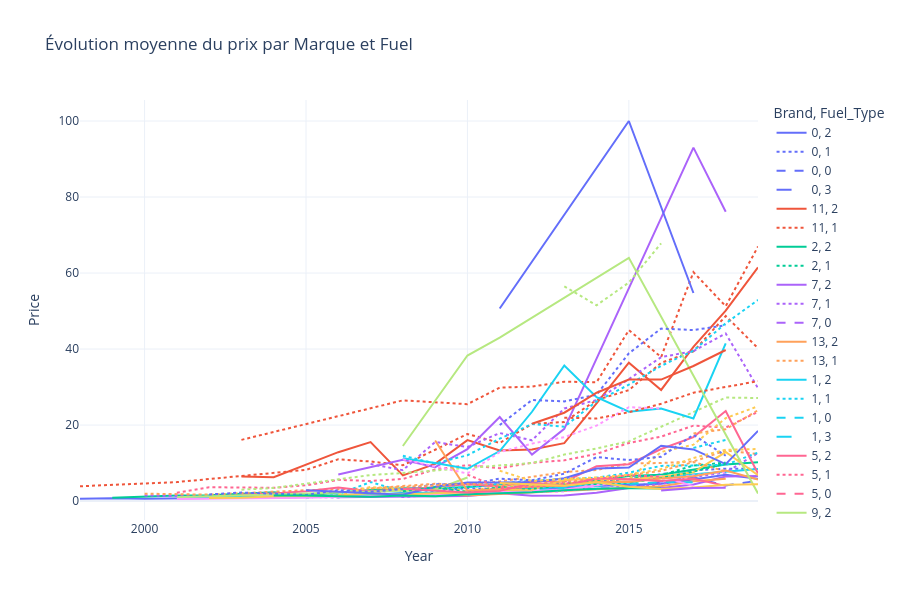

The notebook cell saved with this chart:
### Code cell
import plotly.express as px
df_grouped = df.groupby(
        ["Year", "Brand", "Fuel_Type"]
    )["Price"].mean().reset_index()

fig = px.line(
        df_grouped,
        x="Year",
        y="Price",
        color="Brand",
        line_dash="Fuel_Type",
        title="Évolution moyenne du prix par Marque et Fuel"
    )

fig.update_layout(
        template="plotly_white",
        height=600
    )

### Figure 1 — Plotly figure (JSON) as saved in the notebook; plotly's stock layout.template omitted (floating-point values rounded to 4 significant figures)
{"data": [{"hovertemplate": "Brand=0<br>Fuel_Type=2<br>Year=%{x}<br>Price=%{y}<extra></extra>", "legendgroup": "0, 2", "line": {"color": "#636efa", "dash": "solid"}, "marker": {"symbol": "circle"}, "mode": "lines", "name": "0, 2", "orientation": "v", "showlegend": true, "type": "scatter", "x": [1998, 1999, 2000, 2001, 2002, 2003, 2004, 2005, 2006, 2007, 2008, 2009, 2010, 2011, 2012, 2013, 2014, 2015, 2016, 2017, 2018, 2019], "xaxis": "x", "y": [0.61, 0.77, 0.625, 0.7, 0.81, 0.915, 1.075, 1.071, 1.471, 1.483, 2.151, 1.98, 2.277, 2.487, 3.348, 3.508, 3.97, 4.191, 4.588, 5.659, 6.957, 5.871], "yaxis": "y"}, {"hovertemplate": "Brand=0<br>Fuel_Type=1<br>Year=%{x}<br>Price=%{y}<extra></extra>", "legendgroup": "0, 1", "line": {"color": "#636efa", "dash": "dot"}, "marker": {"symbol": "circle"}, "mode": "lines", "name": "0, 1", "orientation": "v", "showlegend": true, "type": "scatter", "x": [2007, 2008, 2009, 2010, 2011, 2012, 2013, 2014, 2015, 2016, 2017, 2018, 2019], "xaxis": "x", "y": [2.583, 3.033, 2.661, 3.377, 3.198, 4.266, 4.894, 5.142, 5.755, 7.109, 8.099, 8.541, 8.537], "yaxis": "y"}, {"hovertemplate": "Brand=0<br>Fuel_Type=0<br>Year=%{x}<br>Price=%{y}<extra></extra>", "legendgroup": "0, 0", "line": {"color": "#636efa", "dash": "dash"}, "marker": {"symbol": "circle"}, "mode": "lines", "name": "0, 0", "orientation": "v", "showlegend": true, "type": "scatter", "x": [2008, 2010, 2011, 2012, 2013, 2014, 2015, 2016, 2017, 2018, 2019], "xaxis": "x", "y": [1.4, 1.75, 2.0, 2.443, 3.19, 3.248, 3.564, 5.127, 6.25, 4.082, 5.38], "yaxis": "y"}, {"hovertemplate": "Brand=0<br>Fuel_Type=3<br>Year=%{x}<br>Price=%{y}<extra></extra>", "legendgroup": "0, 3", "line": {"color": "#636efa", "dash": "longdash"}, "marker": {"symbol": "circle"}, "mode": "lines", "name": "0, 3", "orientation": "v", "showlegend": true, "type": "scatter", "x": [2007, 2008, 2010, 2012], "xaxis": "x", "y": [1.95, 1.45, 2.27, 3.025], "yaxis": "y"}, {"hovertemplate": "Brand=11<br>Fuel_Type=2<br>Year=%{x}<br>Price=%{y}<extra></extra>", "legendgroup": "11, 2", "line": {"color": "#EF553B", "dash": "solid"}, "marker": {"symbol": "circle"}, "mode": "lines", "name": "11, 2", "orientation": "v", "showlegend": true, "type": "scatter", "x": [2003, 2004, 2006, 2007, 2008, 2009, 2010, 2011, 2012, 2013, 2014, 2015, 2016, 2017, 2018, 2019], "xaxis": "x", "y": [6.5, 6.3, 12.87, 15.52, 6.75, 9.78, 16.04, 13.34, 13.58, 15.23, 25.71, 36.42, 29.24, 40.58, 50.13, 61.47], "yaxis": "y"}, {"hovertemplate": "Brand=11<br>Fuel_Type=1<br>Year=%{x}<br>Price=%{y}<extra></extra>", "legendgroup": "11, 1", "line": {"color": "#EF553B", "dash": "dot"}, "marker": {"symbol": "circle"}, "mode": "lines", "name": "11, 1", "orientation": "v", "showlegend": true, "type": "scatter", "x": [1998, 2001, 2005, 2006, 2007, 2008, 2009, 2010, 2011, 2012, 2013, 2014, 2015, 2016, 2017, 2018, 2019], "xaxis": "x", "y": [3.9, 5.0, 8.217, 10.99, 10.42, 9.43, 13.5, 17.66, 15.31, 20.29, 20.81, 26.6, 29.2, 36.37, 39.37, 48.68, 40.22], "yaxis": "y"}, {"hovertemplate": "Brand=2<br>Fuel_Type=2<br>Year=%{x}<br>Price=%{y}<extra></extra>", "legendgroup": "2, 2", "line": {"color": "#00cc96", "dash": "solid"}, "marker": {"symbol": "circle"}, "mode": "lines", "name": "2, 2", "orientation": "v", "showlegend": true, "type": "scatter", "x": [1999, 2001, 2002, 2004, 2005, 2006, 2007, 2008, 2009, 2010, 2011, 2012, 2013, 2014, 2015, 2016, 2017, 2018, 2019], "xaxis": "x", "y": [0.9, 1.45, 1.525, 2.31, 1.377, 2.252, 2.925, 3.396, 3.335, 3.69, 4.374, 4.486, 4.439, 5.503, 6.603, 6.936, 8.345, 9.597, 10.22], "yaxis": "y"}, {"hovertemplate": "Brand=2<br>Fuel_Type=1<br>Year=%{x}<br>Price=%{y}<extra></extra>", "legendgroup": "2, 1", "line": {"color": "#00cc96", "dash": "dot"}, "marker": {"symbol": "circle"}, "mode": "lines", "name": "2, 1", "orientation": "v", "showlegend": true, "type": "scatter", "x": [2013, 2014, 2015, 2016, 2017, 2018], "xaxis": "x", "y": [3.722, 5.209, 5.884, 6.797, 9.354, 10.12], "yaxis": "y"}, {"hovertemplate": "Brand=7<br>Fuel_Type=2<br>Year=%{x}<br>Price=%{y}<extra></extra>", "legendgroup": "7, 2", "line": {"color": "#ab63fa", "dash": "solid"}, "marker": {"symbol": "circle"}, "mode": "lines", "name": "7, 2", "orientation": "v", "showlegend": true, "type": "scatter", "x": [2006, 2007, 2008, 2010, 2011, 2012, 2013, 2014, 2015, 2016, 2017, 2018, 2019], "xaxis": "x", "y": [1.0, 1.1, 1.05, 1.316, 2.072, 1.403, 1.48, 2.177, 3.473, 3.444, 4.352, 6.46, 6.587], "yaxis": "y"}, {"hovertemplate": "Brand=7<br>Fuel_Type=1<br>Year=%{x}<br>Price=%{y}<extra></extra>", "legendgroup": "7, 1", "line": {"color": "#ab63fa", "dash": "dot"}, "marker": {"symbol": "circle"}, "mode": "lines", "name": "7, 1", "orientation": "v", "showlegend": true, "type": "scatter", "x": [2000, 2004, 2005, 2006, 2007, 2008, 2009, 2010, 2011, 2012, 2013, 2014, 2015, 2016, 2017, 2018, 2019], "xaxis": "x", "y": [1.5, 0.85, 1.133, 0.93, 2.65, 1.081, 1.674, 1.9, 2.416, 2.749, 2.981, 4.595, 3.499, 4.462, 6.345, 7.54, 12.66], "yaxis": "y"}, {"hovertemplate": "Brand=7<br>Fuel_Type=0<br>Year=%{x}<br>Price=%{y}<extra></extra>", "legendgroup": "7, 0", "line": {"color": "#ab63fa", "dash": "dash"}, "marker": {"symbol": "circle"}, "mode": "lines", "name": "7, 0", "orientation": "v", "showlegend": true, "type": "scatter", "x": [2014, 2015], "xaxis": "x", "y": [3.25, 3.25], "yaxis": "y"}, {"hovertemplate": "Brand=13<br>Fuel_Type=2<br>Year=%{x}<br>Price=%{y}<extra></extra>", "legendgroup": "13, 2", "line": {"color": "#FFA15A", "dash": "solid"}, "marker": {"symbol": "circle"}, "mode": "lines", "name": "13, 2", "orientation": "v", "showlegend": true, "type": "scatter", "x": [2008, 2010, 2016, 2017, 2018], "xaxis": "x", "y": [2.3, 1.5, 3.925, 5.197, 5.875], "yaxis": "y"}, {"hovertemplate": "Brand=13<br>Fuel_Type=1<br>Year=%{x}<br>Price=%{y}<extra></extra>", "legendgroup": "13, 1", "line": {"color": "#FFA15A", "dash": "dot"}, "marker": {"symbol": "circle"}, "mode": "lines", "name": "13, 1", "orientation": "v", "showlegend": true, "type": "scatter", "x": [2000, 2002, 2005, 2006, 2007, 2008, 2009, 2010, 2011, 2012, 2013, 2014, 2015, 2016, 2017, 2018, 2019], "xaxis": "x", "y": [1.95, 1.7, 2.86, 3.025, 3.362, 3.967, 4.563, 4.232, 5.181, 6.385, 7.624, 8.188, 9.911, 10.02, 10.42, 13.3, 12.37], "yaxis": "y"}, {"hovertemplate": "Brand=1<br>Fuel_Type=2<br>Year=%{x}<br>Price=%{y}<extra></extra>", "legendgroup": "1, 2", "line": {"color": "#19d3f3", "dash": "solid"}, "marker": {"symbol": "circle"}, "mode": "lines", "name": "1, 2", "orientation": "v", "showlegend": true, "type": "scatter", "x": [2001, 2002, 2003, 2004, 2005, 2006, 2007, 2008, 2009, 2010, 2011, 2012, 2013, 2014, 2015, 2016, 2017, 2018, 2019], "xaxis": "x", "y": [0.725, 0.925, 1.2, 1.176, 1.104, 1.54, 1.8, 1.987, 2.316, 2.541, 3.131, 3.428, 3.79, 4.784, 4.819, 6.324, 7.03, 7.926, 8.46], "yaxis": "y"}, {"hovertemplate": "Brand=1<br>Fuel_Type=1<br>Year=%{x}<br>Price=%{y}<extra></extra>", "legendgroup": "1, 1", "line": {"color": "#19d3f3", "dash": "dot"}, "marker": {"symbol": "circle"}, "mode": "lines", "name": "1, 1", "orientation": "v", "showlegend": true, "type": "scatter", "x": [2005, 2006, 2007, 2008, 2009, 2010, 2011, 2012, 2013, 2014, 2015, 2016, 2017, 2018, 2019], "xaxis": "x", "y": [0.85, 1.8, 5.0, 2.544, 3.586, 3.522, 4.589, 5.362, 5.815, 6.123, 7.485, 9.265, 9.392, 9.556, 12.76], "yaxis": "y"}, {"hovertemplate": "Brand=1<br>Fuel_Type=0<br>Year=%{x}<br>Price=%{y}<extra></extra>", "legendgroup": "1, 0", "line": {"color": "#19d3f3", "dash": "dash"}, "marker": {"symbol": "circle"}, "mode": "lines", "name": "1, 0", "orientation": "v", "showlegend": true, "type": "scatter", "x": [2005, 2010, 2016, 2017], "xaxis": "x", "y": [1.2, 1.9, 5.0, 4.95], "yaxis": "y"}, {"hovertemplate": "Brand=1<br>Fuel_Type=3<br>Year=%{x}<br>Price=%{y}<extra></extra>", "legendgroup": "1, 3", "line": {"color": "#19d3f3", "dash": "longdash"}, "marker": {"symbol": "circle"}, "mode": "lines", "name": "1, 3", "orientation": "v", "showlegend": true, "type": "scatter", "x": [2010, 2011, 2012, 2014], "xaxis": "x", "y": [1.65, 3.1, 2.6, 3.2], "yaxis": "y"}, {"hovertemplate": "Brand=5<br>Fuel_Type=2<br>Year=%{x}<br>Price=%{y}<extra></extra>", "legendgroup": "5, 2", "line": {"color": "#FF6692", "dash": "solid"}, "marker": {"symbol": "circle"}, "mode": "lines", "name": "5, 2", "orientation": "v", "showlegend": true, "type": "scatter", "x": [2003, 2004, 2005, 2006, 2007, 2008, 2009, 2010, 2011, 2012, 2013, 2014, 2015, 2016, 2017, 2018, 2019], "xaxis": "x", "y": [1.7, 2.0, 2.563, 3.557, 2.6, 3.204, 3.64, 4.514, 3.805, 5.21, 5.112, 9.151, 9.719, 13.7, 16.83, 23.69, 7.27], "yaxis": "y"}, {"hovertemplate": "Brand=5<br>Fuel_Type=1<br>Year=%{x}<br>Price=%{y}<extra></extra>", "legendgroup": "5, 1", "line": {"color": "#FF6692", "dash": "dot"}, "marker": {"symbol": "circle"}, "mode": "lines", "name": "5, 1", "orientation": "v", "showlegend": true, "type": "scatter", "x": [2001, 2002, 2004, 2005, 2006, 2007, 2008, 2009, 2010, 2011, 2012, 2013, 2014, 2015, 2016, 2017, 2018, 2019], "xaxis": "x", "y": [2.2, 3.65, 3.5, 4.15, 5.6, 5.282, 5.833, 8.294, 9.463, 8.649, 10.09, 10.72, 12.42, 15.29, 16.97, 19.85, 19.34, 23.5], "yaxis": "y"}, {"hovertemplate": "Brand=5<br>Fuel_Type=0<br>Year=%{x}<br>Price=%{y}<extra></extra>", "legendgroup": "5, 0", "line": {"color": "#FF6692", "dash": "dash"}, "marker": {"symbol": "circle"}, "mode": "lines", "name": "5, 0", "orientation": "v", "showlegend": true, "type": "scatter", "x": [2010], "xaxis": "x", "y": [3.35], "yaxis": "y"}, {"hovertemplate": "Brand=9<br>Fuel_Type=2<br>Year=%{x}<br>Price=%{y}<extra></extra>", "legendgroup": "9, 2", "line": {"color": "#B6E880", "dash": "solid"}, "marker": {"symbol": "circle"}, "mode": "lines", "name": "9, 2", "orientation": "v", "showlegend": true, "type": "scatter", "x": [2001, 2009, 2010], "xaxis": "x", "y": [1.0, 3.0, 6.21], "yaxis": "y"}, {"hovertemplate": "Brand=9<br>Fuel_Type=1<br>Year=%{x}<br>Price=%{y}<extra></extra>", "legendgroup": "9, 1", "line": {"color": "#B6E880", "dash": "dot"}, "marker": {"symbol": "circle"}, "mode": "lines", "name": "9, 1", "orientation": "v", "showlegend": true, "type": "scatter", "x": [2003, 2004, 2007, 2008, 2012, 2013, 2014, 2015, 2018, 2019], "xaxis": "x", "y": [3.0, 3.45, 6.85, 7.397, 10.03, 12.23, 13.85, 15.71, 27.25, 27.11], "yaxis": "y"}, {"hovertemplate": "Brand=22<br>Fuel_Type=2<br>Year=%{x}<br>Price=%{y}<extra></extra>", "legendgroup": "22, 2", "line": {"color": "#FF97FF", "dash": "solid"}, "marker": {"symbol": "circle"}, "mode": "lines", "name": "22, 2", "orientation": "v", "showlegend": true, "type": "scatter", "x": [2001, 2005, 2010, 2011, 2013, 2015, 2016, 2017], "xaxis": "x", "y": [0.55, 0.85, 1.982, 2.25, 2.98, 5.41, 6.58, 3.93], "yaxis": "y"}, {"hovertemplate": "Brand=22<br>Fuel_Type=1<br>Year=%{x}<br>Price=%{y}<extra></extra>", "legendgroup": "22, 1", "line": {"color": "#FF97FF", "dash": "dot"}, "marker": {"symbol": "circle"}, "mode": "lines", "name": "22, 1", "orientation": "v", "showlegend": true, "type": "scatter", "x": [2009, 2010, 2011, 2013, 2014, 2015, 2016, 2018], "xaxis": "x", "y": [1.75, 2.25, 2.4, 2.5, 4.075, 5.6, 5.85, 7.71], "yaxis": "y"}, {"hovertemplate": "Brand=14<br>Fuel_Type=2<br>Year=%{x}<br>Price=%{y}<extra></extra>", "legendgroup": "14, 2", "line": {"color": "#FECB52", "dash": "solid"}, "marker": {"symbol": "circle"}, "mode": "lines", "name": "14, 2", "orientation": "v", "showlegend": true, "type": "scatter", "x": [2002, 2003, 2004, 2006, 2007, 2008, 2009, 2010, 2011, 2012, 2013, 2014, 2015, 2016, 2017, 2018, 2019], "xaxis": "x", "y": [0.8, 0.85, 1.3, 1.472, 2.062, 1.728, 2.075, 2.284, 2.886, 3.005, 5.556, 5.857, 5.71, 6.397, 7.586, 12.91, 6.8], "yaxis": "y"}, {"hovertemplate": "Brand=14<br>Fuel_Type=1<br>Year=%{x}<br>Price=%{y}<extra></extra>", "legendgroup": "14, 1", "line": {"color": "#FECB52", "dash": "dot"}, "marker": {"symbol": "circle"}, "mode": "lines", "name": "14, 1", "orientation": "v", "showlegend": true, "type": "scatter", "x": [2006, 2007, 2008, 2009, 2010, 2011, 2012, 2013, 2014, 2015, 2016, 2017, 2018, 2019], "xaxis": "x", "y": [1.517, 3.715, 2.965, 3.488, 2.71, 3.848, 4.124, 4.514, 5.412, 5.799, 12.93, 14.84, 21.83, 24.95], "yaxis": "y"}, {"hovertemplate": "Brand=20<br>Fuel_Type=2<br>Year=%{x}<br>Price=%{y}<extra></extra>", "legendgroup": "20, 2", "line": {"color": "#636efa", "dash": "solid"}, "marker": {"symbol": "circle"}, "mode": "lines", "name": "20, 2", "orientation": "v", "showlegend": true, "type": "scatter", "x": [2005, 2008, 2009, 2010, 2011, 2012, 2013, 2014, 2015, 2016, 2017, 2018, 2019], "xaxis": "x", "y": [2.85, 1.65, 3.775, 4.874, 4.867, 4.926, 6.003, 8.551, 8.823, 14.55, 13.59, 9.72, 18.48], "yaxis": "y"}, {"hovertemplate": "Brand=20<br>Fuel_Type=1<br>Year=%{x}<br>Price=%{y}<extra></extra>", "legendgroup": "20, 1", "line": {"color": "#636efa", "dash": "dot"}, "marker": {"symbol": "circle"}, "mode": "lines", "name": "20, 1", "orientation": "v", "showlegend": true, "type": "scatter", "x": [2002, 2003, 2005, 2006, 2007, 2008, 2009, 2010, 2011, 2012, 2013, 2014, 2015, 2016, 2017, 2018], "xaxis": "x", "y": [1.75, 2.25, 1.62, 2.85, 2.45, 3.13, 4.402, 4.388, 5.907, 5.471, 7.202, 11.58, 10.79, 11.67, 17.43, 11.92], "yaxis": "y"}, {"hovertemplate": "Brand=8<br>Fuel_Type=2<br>Year=%{x}<br>Price=%{y}<extra></extra>", "legendgroup": "8, 2", "line": {"color": "#EF553B", "dash": "solid"}, "marker": {"symbol": "circle"}, "mode": "lines", "name": "8, 2", "orientation": "v", "showlegend": true, "type": "scatter", "x": [2008], "xaxis": "x", "y": [40.88], "yaxis": "y"}, {"hovertemplate": "Brand=8<br>Fuel_Type=1<br>Year=%{x}<br>Price=%{y}<extra></extra>", "legendgroup": "8, 1", "line": {"color": "#EF553B", "dash": "dot"}, "marker": {"symbol": "circle"}, "mode": "lines", "name": "8, 1", "orientation": "v", "showlegend": true, "type": "scatter", "x": [2003, 2008, 2010, 2011, 2012, 2013, 2014, 2015, 2016, 2017, 2018, 2019], "xaxis": "x", "y": [16.11, 26.5, 25.5, 29.85, 30.13, 31.41, 31.27, 44.98, 37.89, 60.22, 51.27, 66.95], "yaxis": "y"}, {"hovertemplate": "Brand=19<br>Fuel_Type=2<br>Year=%{x}<br>Price=%{y}<extra></extra>", "legendgroup": "19, 2", "line": {"color": "#00cc96", "dash": "solid"}, "marker": {"symbol": "circle"}, "mode": "lines", "name": "19, 2", "orientation": "v", "showlegend": true, "type": "scatter", "x": [2004, 2005, 2006, 2007, 2008, 2009, 2010, 2011, 2012, 2013, 2014, 2015, 2016], "xaxis": "x", "y": [1.5, 1.5, 1.3, 1.164, 1.45, 1.3, 1.78, 2.037, 2.314, 2.823, 3.214, 3.347, 3.32], "yaxis": "y"}, {"hovertemplate": "Brand=19<br>Fuel_Type=1<br>Year=%{x}<br>Price=%{y}<extra></extra>", "legendgroup": "19, 1", "line": {"color": "#00cc96", "dash": "dot"}, "marker": {"symbol": "circle"}, "mode": "lines", "name": "19, 1", "orientation": "v", "showlegend": true, "type": "scatter", "x": [2008, 2009, 2010, 2011, 2012, 2013, 2014, 2015, 2016, 2017, 2018], "xaxis": "x", "y": [2.585, 3.667, 2.35, 3.667, 3.238, 4.215, 4.514, 4.854, 6.05, 7.75, 9.87], "yaxis": "y"}, {"hovertemplate": "Brand=12<br>Fuel_Type=2<br>Year=%{x}<br>Price=%{y}<extra></extra>", "legendgroup": "12, 2", "line": {"color": "#ab63fa", "dash": "solid"}, "marker": {"symbol": "circle"}, "mode": "lines", "name": "12, 2", "orientation": "v", "showlegend": true, "type": "scatter", "x": [2006, 2008, 2009, 2010, 2011, 2012, 2013, 2017, 2018], "xaxis": "x", "y": [6.99, 10.88, 8.933, 13.66, 22.12, 12.25, 19.0, 93.0, 76.11], "yaxis": "y"}, {"hovertemplate": "Brand=12<br>Fuel_Type=1<br>Year=%{x}<br>Price=%{y}<extra></extra>", "legendgroup": "12, 1", "line": {"color": "#ab63fa", "dash": "dot"}, "marker": {"symbol": "circle"}, "mode": "lines", "name": "12, 1", "orientation": "v", "showlegend": true, "type": "scatter", "x": [2007, 2008, 2009, 2010, 2011, 2012, 2013, 2014, 2015, 2016, 2017, 2018, 2019], "xaxis": "x", "y": [9.75, 8.134, 15.55, 14.22, 17.91, 15.99, 24.37, 26.59, 32.1, 37.87, 39.46, 44.1, 29.72], "yaxis": "y"}, {"hovertemplate": "Brand=6<br>Fuel_Type=2<br>Year=%{x}<br>Price=%{y}<extra></extra>", "legendgroup": "6, 2", "line": {"color": "#FFA15A", "dash": "solid"}, "marker": {"symbol": "circle"}, "mode": "lines", "name": "6, 2", "orientation": "v", "showlegend": true, "type": "scatter", "x": [2009, 2010, 2011, 2012, 2013, 2014, 2015, 2016, 2017, 2018, 2019], "xaxis": "x", "y": [15.95, 2.721, 3.193, 3.85, 4.1, 5.09, 5.051, 5.914, 6.536, 8.041, 5.68], "yaxis": "y"}, {"hovertemplate": "Brand=6<br>Fuel_Type=1<br>Year=%{x}<br>Price=%{y}<extra></extra>", "legendgroup": "6, 1", "line": {"color": "#FFA15A", "dash": "dot"}, "marker": {"symbol": "circle"}, "mode": "lines", "name": "6, 1", "orientation": "v", "showlegend": true, "type": "scatter", "x": [2007, 2009, 2010, 2011, 2012, 2013, 2014, 2015, 2016, 2017, 2018], "xaxis": "x", "y": [3.31, 4.188, 4.523, 4.26, 4.533, 5.063, 5.838, 6.827, 7.941, 10.27, 7.8], "yaxis": "y"}, {"hovertemplate": "Brand=3<br>Fuel_Type=2<br>Year=%{x}<br>Price=%{y}<extra></extra>", "legendgroup": "3, 2", "line": {"color": "#19d3f3", "dash": "solid"}, "marker": {"symbol": "circle"}, "mode": "lines", "name": "3, 2", "orientation": "v", "showlegend": true, "type": "scatter", "x": [2008, 2009, 2010, 2011, 2012, 2013, 2014, 2015, 2016, 2017, 2018], "xaxis": "x", "y": [11.25, 10.0, 8.5, 13.17, 23.5, 35.67, 27.35, 23.5, 24.36, 21.73, 41.5], "yaxis": "y"}, {"hovertemplate": "Brand=3<br>Fuel_Type=1<br>Year=%{x}<br>Price=%{y}<extra></extra>", "legendgroup": "3, 1", "line": {"color": "#19d3f3", "dash": "dot"}, "marker": {"symbol": "circle"}, "mode": "lines", "name": "3, 1", "orientation": "v", "showlegend": true, "type": "scatter", "x": [2008, 2009, 2010, 2011, 2012, 2013, 2014, 2015, 2016, 2017, 2018, 2019], "xaxis": "x", "y": [11.94, 9.898, 12.06, 16.41, 20.26, 19.55, 26.24, 30.63, 35.59, 39.56, 46.76, 52.92], "yaxis": "y"}, {"hovertemplate": "Brand=4<br>Fuel_Type=2<br>Year=%{x}<br>Price=%{y}<extra></extra>", "legendgroup": "4, 2", "line": {"color": "#FF6692", "dash": "solid"}, "marker": {"symbol": "circle"}, "mode": "lines", "name": "4, 2", "orientation": "v", "showlegend": true, "type": "scatter", "x": [2008, 2010, 2011, 2012, 2013, 2014, 2015, 2016, 2017, 2018], "xaxis": "x", "y": [3.25, 2.275, 2.686, 4.69, 3.96, 6.0, 5.775, 5.293, 5.85, 4.0], "yaxis": "y"}, {"hovertemplate": "Brand=4<br>Fuel_Type=1<br>Year=%{x}<br>Price=%{y}<extra></extra>", "legendgroup": "4, 1", "line": {"color": "#FF6692", "dash": "dot"}, "marker": {"symbol": "circle"}, "mode": "lines", "name": "4, 1", "orientation": "v", "showlegend": true, "type": "scatter", "x": [2010, 2011, 2012, 2013, 2014, 2015, 2016], "xaxis": "x", "y": [6.975, 3.438, 3.687, 4.509, 5.784, 6.85, 6.375], "yaxis": "y"}, {"hovertemplate": "Brand=15<br>Fuel_Type=2<br>Year=%{x}<br>Price=%{y}<extra></extra>", "legendgroup": "15, 2", "line": {"color": "#B6E880", "dash": "solid"}, "marker": {"symbol": "circle"}, "mode": "lines", "name": "15, 2", "orientation": "v", "showlegend": true, "type": "scatter", "x": [2008, 2010, 2011, 2015, 2019], "xaxis": "x", "y": [14.5, 38.3, 43.0, 64.0, 2.02], "yaxis": "y"}, {"hovertemplate": "Brand=15<br>Fuel_Type=1<br>Year=%{x}<br>Price=%{y}<extra></extra>", "legendgroup": "15, 1", "line": {"color": "#B6E880", "dash": "dot"}, "marker": {"symbol": "circle"}, "mode": "lines", "name": "15, 1", "orientation": "v", "showlegend": true, "type": "scatter", "x": [2013, 2014, 2015, 2016], "xaxis": "x", "y": [56.5, 51.52, 57.5, 67.83], "yaxis": "y"}, {"hovertemplate": "Brand=18<br>Fuel_Type=1<br>Year=%{x}<br>Price=%{y}<extra></extra>", "legendgroup": "18, 1", "line": {"color": "#FF97FF", "dash": "dot"}, "marker": {"symbol": "circle"}, "mode": "lines", "name": "18, 1", "orientation": "v", "showlegend": true, "type": "scatter", "x": [2008, 2010, 2011, 2012, 2013, 2014, 2015, 2016], "xaxis": "x", "y": [10.99, 7.25, 12.9, 15.12, 16.82, 19.87, 24.7, 24.36], "yaxis": "y"}, {"hovertemplate": "Brand=10<br>Fuel_Type=2<br>Year=%{x}<br>Price=%{y}<extra></extra>", "legendgroup": "10, 2", "line": {"color": "#FECB52", "dash": "solid"}, "marker": {"symbol": "circle"}, "mode": "lines", "name": "10, 2", "orientation": "v", "showlegend": true, "type": "scatter", "x": [2011, 2013, 2014, 2015, 2016, 2017, 2018, 2019], "xaxis": "x", "y": [4.75, 4.017, 4.977, 3.775, 3.176, 3.564, 4.304, 4.445], "yaxis": "y"}, {"hovertemplate": "Brand=10<br>Fuel_Type=1<br>Year=%{x}<br>Price=%{y}<extra></extra>", "legendgroup": "10, 1", "line": {"color": "#FECB52", "dash": "dot"}, "marker": {"symbol": "circle"}, "mode": "lines", "name": "10, 1", "orientation": "v", "showlegend": true, "type": "scatter", "x": [2011, 2012, 2013, 2014, 2015, 2016, 2017, 2018, 2019], "xaxis": "x", "y": [8.0, 5.28, 5.818, 6.217, 6.941, 8.425, 11.34, 13.5, 13.69], "yaxis": "y"}, {"hovertemplate": "Brand=17<br>Fuel_Type=2<br>Year=%{x}<br>Price=%{y}<extra></extra>", "legendgroup": "17, 2", "line": {"color": "#636efa", "dash": "solid"}, "marker": {"symbol": "circle"}, "mode": "lines", "name": "17, 2", "orientation": "v", "showlegend": true, "type": "scatter", "x": [2011, 2015, 2017], "xaxis": "x", "y": [50.66, 100.0, 54.75], "yaxis": "y"}, {"hovertemplate": "Brand=17<br>Fuel_Type=1<br>Year=%{x}<br>Price=%{y}<extra></extra>", "legendgroup": "17, 1", "line": {"color": "#636efa", "dash": "dot"}, "marker": {"symbol": "circle"}, "mode": "lines", "name": "17, 1", "orientation": "v", "showlegend": true, "type": "scatter", "x": [2011, 2012, 2013, 2014, 2015, 2016, 2017, 2018], "xaxis": "x", "y": [20.0, 26.61, 26.23, 27.97, 38.87, 45.39, 45.0, 46.25], "yaxis": "y"}, {"hovertemplate": "Brand=21<br>Fuel_Type=2<br>Year=%{x}<br>Price=%{y}<extra></extra>", "legendgroup": "21, 2", "line": {"color": "#EF553B", "dash": "solid"}, "marker": {"symbol": "circle"}, "mode": "lines", "name": "21, 2", "orientation": "v", "showlegend": true, "type": "scatter", "x": [2012, 2013, 2014, 2015, 2016, 2017, 2018], "xaxis": "x", "y": [20.33, 23.25, 28.5, 32.0, 31.98, 35.55, 39.75], "yaxis": "y"}, {"hovertemplate": "Brand=21<br>Fuel_Type=1<br>Year=%{x}<br>Price=%{y}<extra></extra>", "legendgroup": "21, 1", "line": {"color": "#EF553B", "dash": "dot"}, "marker": {"symbol": "circle"}, "mode": "lines", "name": "21, 1", "orientation": "v", "showlegend": true, "type": "scatter", "x": [2013, 2014, 2015, 2016, 2017, 2019], "xaxis": "x", "y": [21.94, 21.73, 23.38, 25.6, 28.5, 31.55], "yaxis": "y"}, {"hovertemplate": "Brand=25<br>Fuel_Type=1<br>Year=%{x}<br>Price=%{y}<extra></extra>", "legendgroup": "25, 1", "line": {"color": "#00cc96", "dash": "dot"}, "marker": {"symbol": "circle"}, "mode": "lines", "name": "25, 1", "orientation": "v", "showlegend": true, "type": "scatter", "x": [2014], "xaxis": "x", "y": [9.333], "yaxis": "y"}, {"hovertemplate": "Brand=16<br>Fuel_Type=2<br>Year=%{x}<br>Price=%{y}<extra></extra>", "legendgroup": "16, 2", "line": {"color": "#ab63fa", "dash": "solid"}, "marker": {"symbol": "circle"}, "mode": "lines", "name": "16, 2", "orientation": "v", "showlegend": true, "type": "scatter", "x": [2016, 2017, 2018], "xaxis": "x", "y": [2.775, 3.453, 3.54], "yaxis": "y"}, {"hovertemplate": "Brand=23<br>Fuel_Type=2<br>Year=%{x}<br>Price=%{y}<extra></extra>", "legendgroup": "23, 2", "line": {"color": "#FFA15A", "dash": "solid"}, "marker": {"symbol": "circle"}, "mode": "lines", "name": "23, 2", "orientation": "v", "showlegend": true, "type": "scatter", "x": [2017], "xaxis": "x", "y": [17.75], "yaxis": "y"}, {"hovertemplate": "Brand=23<br>Fuel_Type=1<br>Year=%{x}<br>Price=%{y}<extra></extra>", "legendgroup": "23, 1", "line": {"color": "#FFA15A", "dash": "dot"}, "marker": {"symbol": "circle"}, "mode": "lines", "name": "23, 1", "orientation": "v", "showlegend": true, "type": "scatter", "x": [2017, 2018, 2019], "xaxis": "x", "y": [17.81, 18.9, 23.91], "yaxis": "y"}, {"hovertemplate": "Brand=24<br>Fuel_Type=1<br>Year=%{x}<br>Price=%{y}<extra></extra>", "legendgroup": "24, 1", "line": {"color": "#19d3f3", "dash": "dot"}, "marker": {"symbol": "circle"}, "mode": "lines", "name": "24, 1", "orientation": "v", "showlegend": true, "type": "scatter", "x": [2017, 2018], "xaxis": "x", "y": [14.0, 16.09], "yaxis": "y"}], "layout": {"height": 600, "legend": {"title": {"text": "Brand, Fuel_Type"}, "tracegroupgap": 0}, "title": {"text": "Évolution moyenne du prix par Marque et Fuel"}, "xaxis": {"anchor": "y", "domain": [0, 1], "title": {"text": "Year"}}, "yaxis": {"anchor": "x", "domain": [0, 1], "title": {"text": "Price"}}}}
